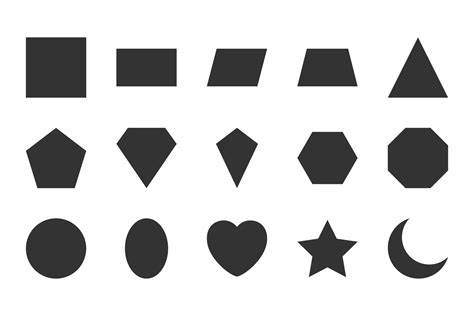
#> input picture opencv/resources/shapes.jpg, 474 x 316 px
$ jupyter execute countours_functions.ipynb
#> lines starting #> are read from the running program, lines starting #| are printed output that depends on the picture; after the words box and inside, x2 and y2 are one past the last pixel; in counts of white or black regions, pixels touching at a corner belong together
#### 1. Moment 2.Approximation 3. ConvexHull methods are covered in this notebook

[cell 1]
import cv2 as cv

[cell 2]
img = cv.imread('resources/shapes.jpg')
#> img is the input picture: shape (316, 474, 3); min 1, max 255, mean 208.9
gray = cv.cvtColor(img,cv.COLOR_BGR2GRAY)
ret,thresh = cv.threshold(gray,127,255,cv.THRESH_BINARY_INV)
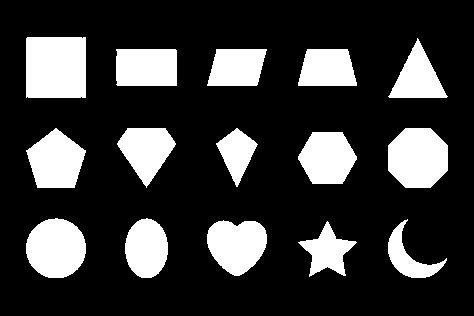
#> thresh: shape (316, 474); 21.8% white; 15 white regions
cv.imshow('Gray Scaled Image',gray)
cv.imshow('Threshold Image',thresh)
cv.waitKey(0)
cv.destroyAllWindows()

[cell 3]
cntrs,hierarchy = cv.findContours(thresh,cv.RETR_TREE,cv.CHAIN_APPROX_SIMPLE)
#> cntrs = 15 contours; largest, box (x1, y1, x2, y2) and area: (26, 37, 86, 98) 3536, (388, 128, 448, 188) 2903, (26, 218, 86, 278) 2742, (207, 220, 267, 276) 2420, (26, 128, 86, 188) 2401
print('Number of Contours:',len(cntrs))
#| Number of Contours: 15

[cell 4]
img = cv.drawContours(img,cntrs,-1,(255,0,0),4)
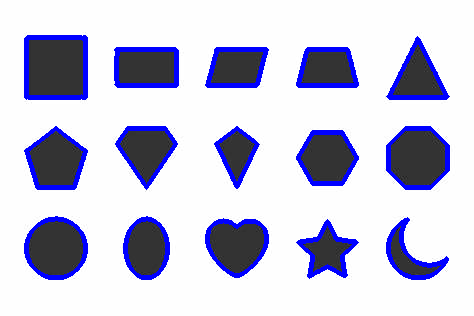
#> img: shape (316, 474, 3); 8.46% of pixels changed, all inside (x1, y1, x2, y2) = (24, 35, 450, 280)
cv.imshow('Contours',img)
cv.waitKey(0)
cv.destroyAllWindows()

## Moment Function
#### With the help of this method you can calculate the weighted mass and centre of your image etc.
#### It brings information about each contour

[cell 5]
area= []
for c in cntrs:
    M = cv.moments(c)
    cX = int(M['m10']/M['m00'])
    cY = int(M['m10']/M['m00'])
    cv.drawContours(img,[c],-1,(0,0,255),3)
    # area of contour
    area.append(cv.contourArea(c))
    # contour approximation
    epsilon = 0.02*cv.arcLength(c,True)
    data = cv.approxPolyDP(c,epsilon,True)

    # convex hull
    hull = cv.convexHull(c)
    x,y,w,h = cv.boundingRect(c)
    img = cv.rectangle(img,(x,y),(x+w,y+h),(0,255,0),2)
    # cv.circle(img,(cX,cY),7,(255,255,255),-1)
    cv.putText(img,'Center',(cX-10,cY-10),cv.FONT_HERSHEY_PLAIN,1,(0,255,0),2)
#> this loop made 15 passes
#> (cX, cY, epsilon, x, y, w, h) on passes 1, 2, 3, 4, 5, 6, 7, 9, 10: (327, 327, 4.23, 298, 221, 59, 56), (236, 236, 3.88, 207, 220, 60, 56), (407, 407, 4.25, 388, 219, 59, 59), (146, 146, 3.38, 125, 218, 43, 60), (55, 55, 3.92, 26, 218, 60, 60), (326, 326, 3.7, 298, 132, 59, 52), (417, 417, 3.92, 388, 128, 60, 60), (146, 146, 3.77, 117, 128, 59, 60), (55, 55, 3.95, 26, 128, 60, 60)
#> (cX, cY, epsilon, data, x, y, w, h) on passes 8, 11, 12, 13, 14, 15: (236, 236, 3.13, [[236, 128], [216, 144], [237, 186], [257, 144]], 216, 128, 42, 59), (326, 326, 3.55, [[307, 49], [298, 85], [356, 85], [347, 49]], 298, 49, 59, 37), (236, 236, 3.58, [[216, 49], [207, 85], [257, 84], [266, 49]], 207, 49, 60, 37), (146, 146, 3.85, [[116, 49], [117, 85], [176, 85], [175, 49]], 116, 49, 61, 37), (417, 417, 4.01, [[417, 38], [388, 96], [446, 97]], 388, 38, 60, 60), (55, 55, 4.8, [[27, 37], [26, 97], [85, 97], [85, 37]], 26, 37, 60, 61)
#> pass 1, `img = cv.rectangle(img,(x,y),(x+w,y+h),(0,255,0),2)`:
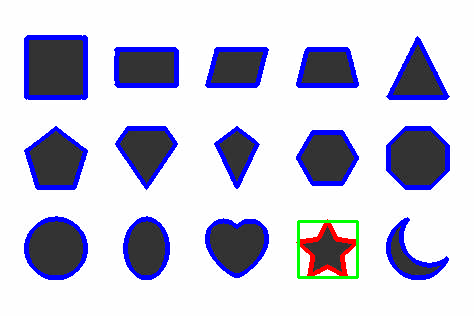
#> img: shape (316, 474, 3); 1% of pixels changed, all inside (x1, y1, x2, y2) = (296, 219, 359, 279)
#> pass 2, `img = cv.rectangle(img,(x,y),(x+w,y+h),(0,255,0),2)`:
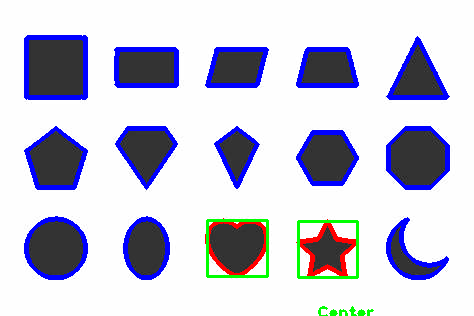
#> img: shape (316, 474, 3); 1.01% of pixels changed, all inside (x1, y1, x2, y2) = (205, 218, 374, 316)
#> pass 3, `img = cv.rectangle(img,(x,y),(x+w,y+h),(0,255,0),2)`:
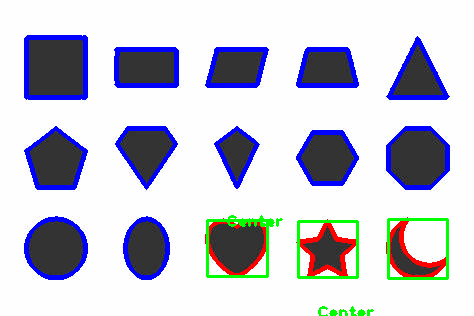
#> img: shape (316, 474, 3); 1.08% of pixels changed, all inside (x1, y1, x2, y2) = (227, 215, 449, 280)
#> after the loop:
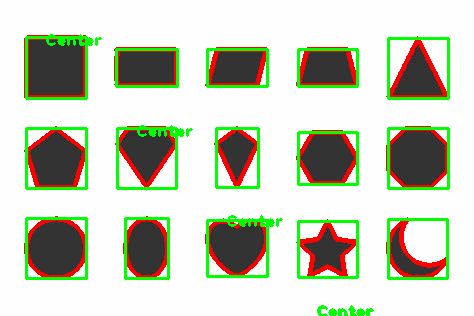
#> img: shape (316, 474, 3); 9.83% of pixels changed, all inside (x1, y1, x2, y2) = (24, 34, 450, 316)
#> after the loop, area = [1372, 2419.5, 1087, 1945, 2742, 2256, 2903, 1193.5, 2015, 2401, 1785, 1776.5, 2151, 1718.5, 3536.5]
print('Area of Contours:',area)
#| Area of Contours: [1372.0, 2419.5, 1087.0, 1945.0, 2742.0, 2256.0, 2903.0, 1193.5, 2015.0, 2401.0, 1785.0, 1776.5, 2151.0, 1718.5, 3536.5]
